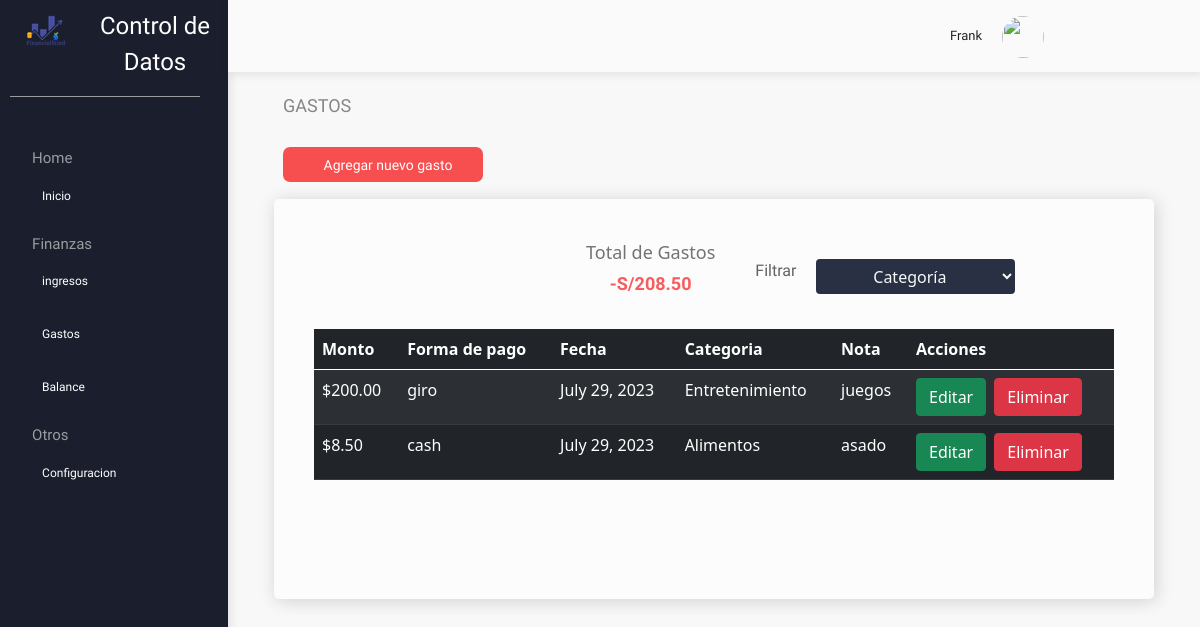
The app's page /gasto.php (signed in) with its own data.
### tables this page shows
CREATE TABLE `gastos` (
  `id_gasto` int(11) NOT NULL,
  `id_usuario` int(11) DEFAULT NULL,
  `monto` decimal(10,2) DEFAULT NULL,
  `forma_pago` varchar(50) DEFAULT NULL,
  `fecha` date DEFAULT NULL,
  `id_categoria` int(11) DEFAULT NULL,
  `nota` varchar(100) DEFAULT NULL
);

CREATE TABLE `categorias` (
  `id_categoria` int(11) NOT NULL,
  `categoria` varchar(50) DEFAULT NULL
);

### modelo/table.php (the view, shortened to what this page needs)
<?php
global $connection;
$id_usu = $_SESSION['id_usuario'];
$query = "SELECT g.id_gasto, g.monto, g.forma_pago, g.fecha, c.categoria, g.nota
          FROM gastos AS g
          JOIN categorias AS c ON g.id_categoria = c.id_categoria
          WHERE g.id_usuario = $id_usu";
$resultado = mysqli_query($connection, $query);
while ($fila = mysqli_fetch_assoc($resultado)) {
    $idGasto = $fila['id_gasto'];
    $monto = $fila['monto'];
    $formaPago = $fila['forma_pago'];
    $fecha = $fila['fecha'];
    $categoria = $fila['categoria'];
    $nota = $fila['nota'];
    $fechaDateTime = new DateTime($fecha);
    $locale = Locale::getDefault();
    $formatter = new IntlDateFormatter($locale, IntlDateFormatter::LONG, IntlDateFormatter::NONE);
    $fechaFormateada = $formatter->format($fechaDateTime);
    ?>
    <tr>
        <td>$<?php echo $monto; ?></td>
        <td><?php echo $formaPago; ?></td>
        <td><?php echo $fechaFormateada; ?></td>
        <td><?php echo $categoria; ?></td>
        <td><?php echo $nota; ?></td>
        <td>
            <div class="d-flex">
                <button class="btn btn-success me-2" onclick="editIngreso('<?php echo $idGasto; ?>', '<?php echo $monto; ?>', '<?php echo $formaPago; ?>', '<?php echo $categoria; ?>', '<?php echo $nota; ?>')">Editar</button>
                <a href="eliminar_ingreso.php?id=<?php echo $idGasto; ?>" class="btn btn-danger" onclick="return confirm('¿Estás seguro de eliminar este gasto?')">
                    Eliminar
                </a>
            </div>
        </td>
    </tr>
<?php
}
?>

### css/gasto/style.css (style rules this page uses)
body { display: flex; height: 100vh; background: #f9f8f8; }

### records on screen
gastos: monto "200.00", forma_pago "giro", fecha "July 29, 2023", id_categoria.categoria "Entretenimiento", nota "juegos"
gastos: monto "8.50", forma_pago "cash", fecha "July 29, 2023", id_categoria.categoria "Alimentos", nota "asado"

### other values on screen
$nombre "Frank"
$totalIngresosFormateado "208.50"
